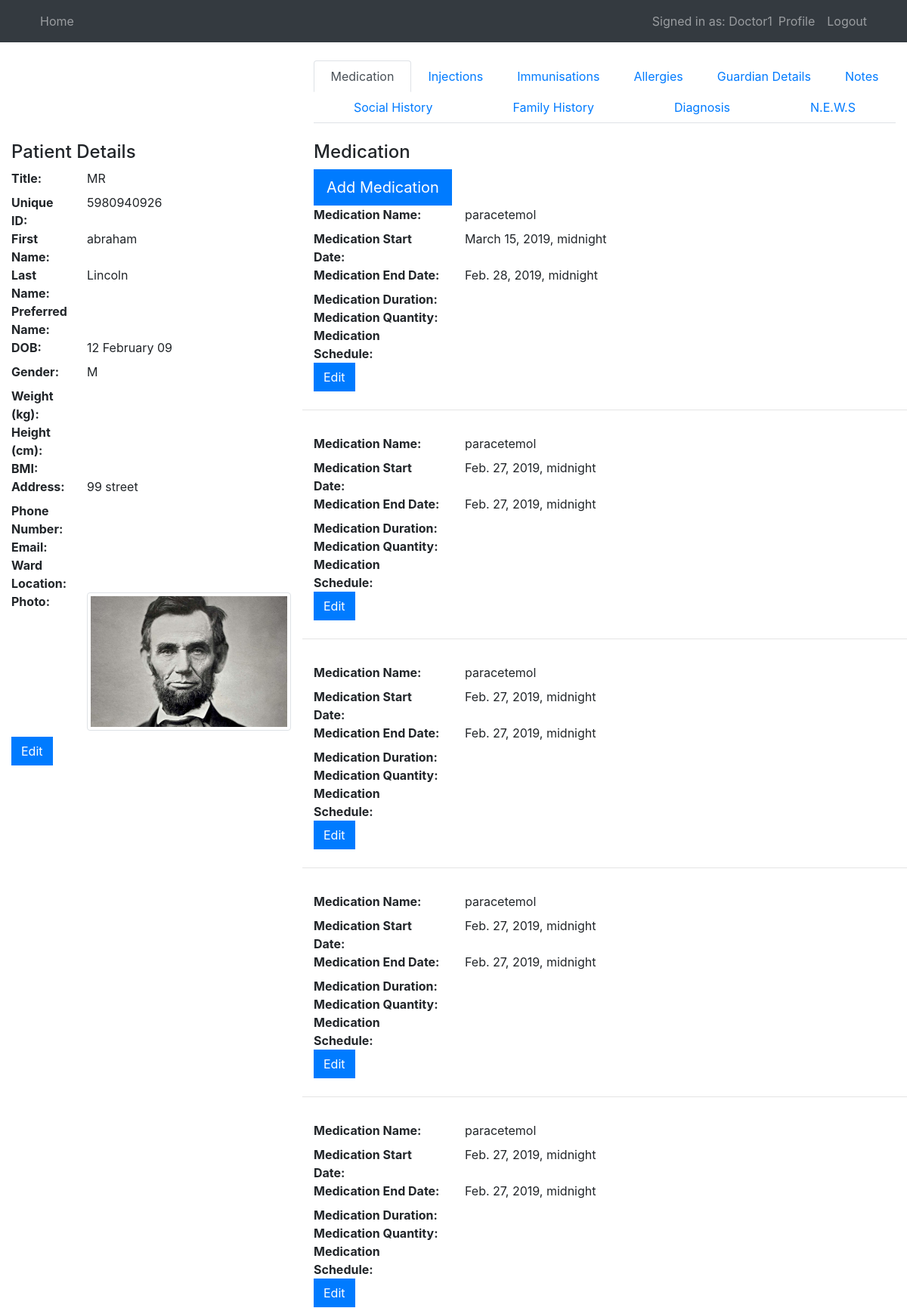
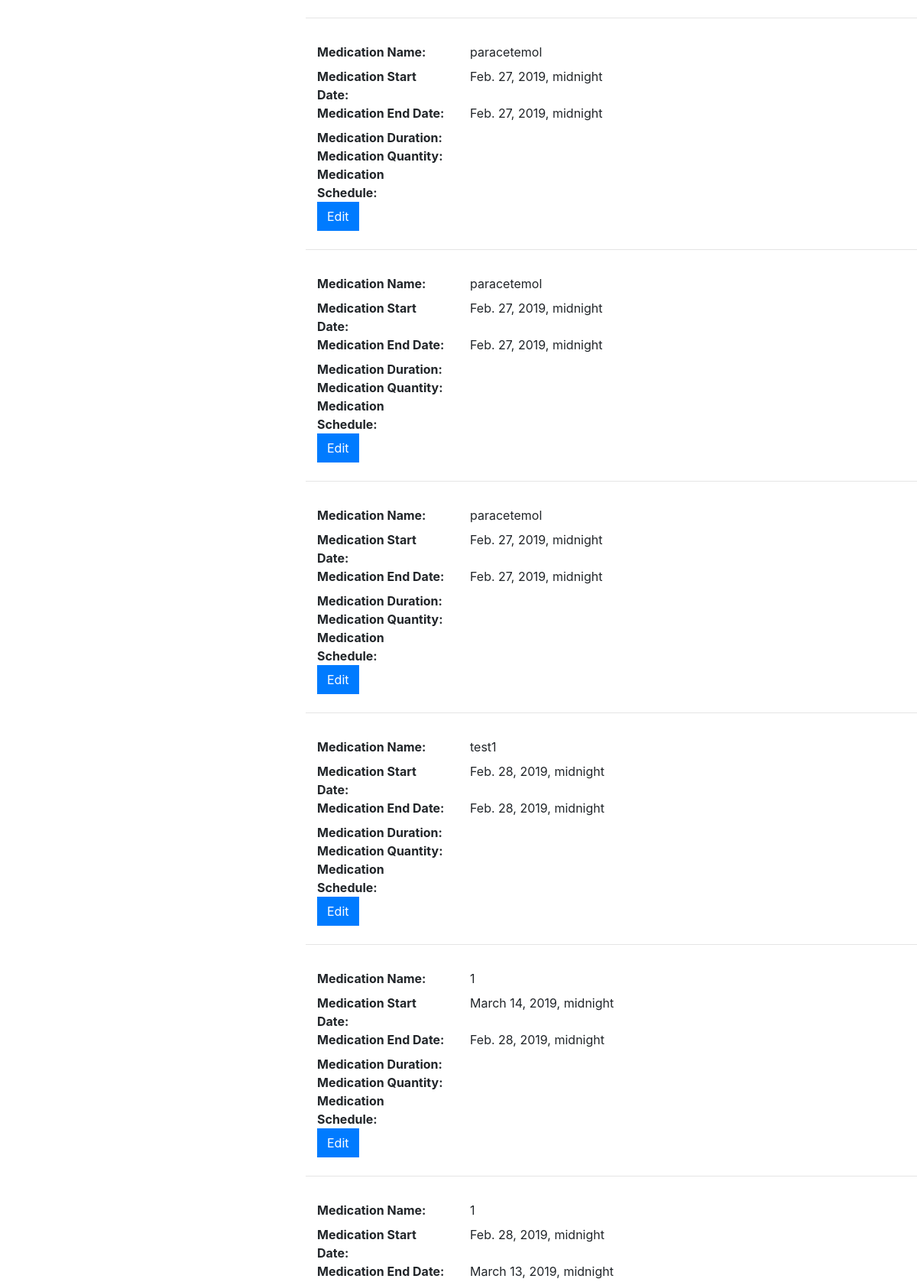
Page /home/patient/3 (signed in, upper part) on the committed database (2 pictures, top to bottom).
### users/models.py (models this page shows, shortened)
class PersonalDetails(models.Model):
    patienttitle = models.CharField(max_length=4, choices=TITLE_CHOICES, verbose_name='Title')
    patientuniqueid = models.CharField(unique=True, max_length=10, verbose_name='Patient ID')
    patientfirstname = models.CharField(max_length=256, verbose_name='First Name')
    patientlastname = models.CharField(max_length=256, verbose_name='Last Name')
    patientpreferredname = models.CharField(max_length=256, blank=True, verbose_name='Preferred name')
    dateofbirth = models.DateTimeField(verbose_name='DOB')
    gender = models.CharField(max_length=256, choices=GENDER_CHOICES, verbose_name='Gender')
    weight = models.CharField(max_length=256, blank=True, verbose_name='Weight')
    height = models.CharField(max_length=256, blank=True, verbose_name='Height')
    address = models.CharField(max_length=256, verbose_name='Address')
    bmi = models.CharField(max_length=256, blank=True, verbose_name='BMI')
    phonenumber = models.CharField(max_length=256, blank=True, verbose_name='Phone Number')
    email = models.CharField(max_length=256, blank=True, verbose_name='Email')
    dnr = models.NullBooleanField(null=True, blank=True, verbose_name='DNR')
    wardlocation = models.CharField(max_length=256, blank=True, verbose_name='Ward Location')
    photo = models.ImageField(default='default.png', upload_to='profile_pics', blank=True, verbose_name='Photo')

class Medication(models.Model):
    personaldetails = models.ForeignKey(PersonalDetails, on_delete=models.CASCADE)
    medicationname = models.CharField(max_length=256, verbose_name='Medication Name')
    medstartdatetime = models.DateTimeField(verbose_name='Medication Start Date')
    medenddatetime = models.DateTimeField(verbose_name='Medication End Date')
    usage = models.IntegerField(blank=True, verbose_name='Medication Usage', choices=MED_USES_CHOICES)
    quantity = models.CharField(max_length=256, blank=True, verbose_name='Medication dose (mg)')
    schedule = models.CharField(max_length=256, blank=True, verbose_name='Medication Schedule Frequency')

### mysite/views.py (the view)
# urls.py: path('patient/<int:id>', Patient.as_view(), name="patient-list"),
class Patient(LoginRequiredMixin, DetailView):
    template_name = 'mysite/patient.html'
    context_object_name = 'patient_list'
    def get_object(self):
        id_ = self.kwargs.get("id")
        return get_object_or_404(PersonalDetails, id=id_)
    def get_context_data(self, **kwargs):
        id_ = self.kwargs.get("id")
        context = super(Patient, self).get_context_data(**kwargs)
        context['notesandscans'] = NotesAndScans.objects.filter(personaldetails_id=id_)
        context['guardian'] = GuardianDetails.objects.filter(personaldetails_id=id_)
        context['social'] = SocialDetails.objects.filter(personaldetails_id=id_)
        context['familyhistory'] = FamilyHistory.objects.filter(personaldetails_id=id_)
        context['diagnosis'] = DiagnosisHistory.objects.filter(personaldetails_id=id_)
        context['allergies'] = AllergyDetails.objects.filter(personaldetails_id=id_)
        context['medication'] = Medication.objects.filter(personaldetails_id=id_)
        context['injection'] = Injection.objects.filter(personaldetails_id=id_)
        context['immunisation'] = Immunisation.objects.filter(personaldetails_id=id_)
        context['news'] = NationalEarlyWarningScore.objects.filter(personaldetails_id=id_)
        context['title'] = ('Patient %s' % id_)
        return context

### mysite/templatetags/user_tags.py (called while the page is built)
@register.filter('in_group')
def in_group(user, group_name):
    return user.groups.filter(name=group_name).exists()

### mysite/templates/mysite/patient.html (shortened to what this page needs)
{% extends "mysite/base.html" %}
{% load user_tags %}
{% block content %}
    <br>
    <div class="row">
        <div class="col-sm-4"></div>
        <div class="col-sm-8">
            <ul class="nav nav-tabs nav-fill">
                <li class="nav-item">
                    <a class="nav-link active" id="list-medication-list" data-toggle="list" href="#list-medication" role="tab"
                       aria-controls="Medication">Medication</a>
                </li>
                <li class="nav-item">
                    <a class="nav-link" id="list-injections-list" data-toggle="list" href="#list-injections" role="tab"
                       aria-controls="Injections">Injections</a>
                </li>
                <li class="nav-item">
                    <a class="nav-link" id="list-immunisations-list" data-toggle="list" href="#list-immunisations" role="tab"
                       aria-controls="Immunisations">Immunisations</a>
                </li>
                <li class="nav-item">
                    <a class="nav-link" id="list-allergies-list" data-toggle="list" href="#list-allergies" role="tab"
                       aria-controls="Allergies">Allergies</a>
                </li>
                <li class="nav-item">
                    <a class="nav-link" id="list-guardian-list" data-toggle="list" href="#list-guardian" role="tab"
                       aria-controls="Guardian">Guardian Details</a>
                </li>
                <li class="nav-item">
                    <a class="nav-link" id="list-notes-list" data-toggle="list" href="#list-notes" role="tab"
                       aria-controls="Notes">Notes</a>
                </li>
                <li class="nav-item">
                    <a class="nav-link" id="list-social-list" data-toggle="list" href="#list-social" role="tab"
                       aria-controls="Social">Social History</a>
                </li>
                <li class="nav-item">
                    <a class="nav-link" id="list-familyhist-list" data-toggle="list" href="#list-familyhist" role="tab"
                       aria-controls="Family">Family History</a>
                </li>
                <li class="nav-item">
                    <a class="nav-link" id="list-diagnosishistory-list" data-toggle="list" href="#list-diagnosishistory" role="tab"
                       aria-controls="Diagnosis">Diagnosis</a>
                </li>
                <li class="nav-item">
                    <a class="nav-link" id="list-news-list" data-toggle="list" href="#list-news" role="tab"
                       aria-controls="News">N.E.W.S</a>
                </li>
            </ul>
        </div>
    </div>
    <br>
    <div class="row">
        <div class="col-sm-4">
            <h4>Patient Details</h4>
            <dl class="row">
                <dt class="col-sm-3">Title:</dt>
                <dd class="col-sm-9">{{ patient_list.patienttitle }}</dd>
                <dt class="col-sm-3">Unique ID:</dt>
                <dd class="col-sm-9">{{ patient_list.patientuniqueid }}</dd>
                <dt class="col-sm-3">First Name:</dt>
                <dd class="col-sm-9">{{ patient_list.patientfirstname }}</dd>
                <dt class="col-sm-3">Last Name:</dt>
                <dd class="col-sm-9">{{ patient_list.patientlastname }}</dd>
                <dt class="col-sm-3">Preferred Name:</dt>
                <dd class="col-sm-9">{{ patient_list.patientpreferredname }}</dd>
                <dt class="col-sm-3">DOB:</dt>
                <dd class="col-sm-9">{{ patient_list.dateofbirth|date:"d F y" }}</dd>
                <dt class="col-sm-3">Gender:</dt>
                <dd class="col-sm-9">{{ patient_list.gender }}</dd>
                <dt class="col-sm-3">Weight (kg):</dt>
                <dd class="col-sm-9">{{ patient_list.weight }}</dd>
                <dt class="col-sm-3">Height (cm):</dt>
                <dd class="col-sm-9">{{ patient_list.height }}</dd>
                <dt class="col-sm-3">BMI:</dt>
                <dd class="col-sm-9">{{ patient_list.bmi }}</dd>
                <dt class="col-sm-3">Address:</dt>
                <dd class="col-sm-9">{{ patient_list.address }}</dd>
                <dt class="col-sm-3">Phone Number:</dt>
                <dd class="col-sm-9">{{ patient_list.phonenumber }}</dd>
                <dt class="col-sm-3">Email:</dt>
                <dd class="col-sm-9">{{ patient_list.email }}</dd>
                <dt class="col-sm-3">Ward Location:</dt>
                <dd class="col-sm-9">{{ patient_list.wardlocation }}</dd>
                <dt class="col-sm-3">Photo:</dt>
                <dd class="col-sm-9"><img class="img-thumbnail rounded" src="{{ patient_list.photo.url }}"></dd>
                <dd class="col-sm-9"><a class="btn btn-primary btn" href="{% url 'edit-profile' id=patient_list.id %}">Edit</a></dd>
            </dl>
        </div>
        <div class="col-sm-8">
            <div class="tab-content" id="nav-tabContent">
                <div class="tab-pane fade show active" id="list-medication" role="tabpanel"
                     aria-labelledby="list-medication-list">
                    <h4>Medication</h4>
                    {% if request.user|in_group:"Doctor" %}
                        <a class="btn btn-primary btn-lg" href="{% url 'add-medication' id=patient_list.id %}">Add Medication</a>
                    {% endif %}
                    {% if medication|length > 0 %}
                        {% for med in medication %}
                            <dl class="row">
                                <dt class="col-sm-3">Medication Name:</dt>
                                <dd class="col-sm-9">{{ med.medicationname }}</dd>
                                <dt class="col-sm-3">Medication Start Date:</dt>
                                <dd class="col-sm-9">{{ med.medstartdatetime }}</dd>
                                <dt class="col-sm-3">Medication End Date:</dt>
                                <dd class="col-sm-9">{{ med.medenddatetime }}</dd>
                                <dt class="col-sm-3">Medication Duration:</dt>
                                <dd class="col-sm-9">{{ med.medicationduration }}</dd>
                                <dt class="col-sm-3">Medication Quantity:</dt>
                                <dd class="col-sm-9">{{ med.medicationquantity }}</dd>
                                <dt class="col-sm-3">Medication Schedule:</dt>
                                <dd class="col-sm-9">{{ med.medicationschedule }}</dd>
                                {% if request.user|in_group:"Doctor" %}
                                    <dd class="col-sm-9"><a class="btn btn-primary btn" href="{% url 'edit-medication' medication=med.id id=patient_list.id %}">Edit</a></dd>
                                {% endif %}
                                <hr style="width: 100%;"/>
                            </dl>
                        {% endfor %}
                    {% else %}
                        <p>No Medications Prescribed.</p>
                    {% endif %}
                </div>
            </div>
        </div>
    </div>
{% endblock content %}

### mysite/templates/mysite/base.html (shortened to what this page needs)
{% load static %}
<!DOCTYPE html>
<html lang="en">
<head>
    <link rel="stylesheet" type="text/css" href="{% static 'mysite/bootstrap.min.css' %}">
    <link rel="stylesheet" type="text/css" href="{% static 'mysite/main.css' %}">
</head>
<body>
    {% if user.is_authenticated %}
        <nav class="navbar navbar-expand-md navbar-dark bg-dark">
            <div class="container">
                <div class="navbar-nav mr-auto">
                    <a class="nav-link" href="{% url 'mysite-home' %}">Home</a>
                </div>
                <div class="navbar-nav">
                    {% if user.is_authenticated %}
                        <span class="navbar-text">Signed in as: {{ user.username }}</span>
                        <a class="nav-item nav-link" href="{% url 'profile' %}">Profile</a>
                        <a class="nav-item nav-link" href="{% url 'logout' %}">Logout</a>
                    {% else %}
                        <a class="nav-item nav-link" href="{% url 'login' %}">Login</a>
                        <a class="nav-item nav-link" href="{% url 'register' %}">Register</a>
                    {% endif %}
                </div>
            </div>
        </nav>
    {% endif %}
    <div class="container-fluid">
        {% block content %}{% endblock %}
    </div>
</body>
</html>

### mysite/static/mysite/main.css (style rules this page uses)
.card, .btn, .form-control { border-radius: 0; }

### rows in the picture
PersonalDetails: patienttitle "MR", patientuniqueid "5980940926", patientfirstname "abraham", patientlastname "Lincoln", dateofbirth "12 February 09", gender "M", address "99 street", photo (picture)
Medication: medicationname "paracetemol", medstartdatetime "March 15, 2019, midnight", medenddatetime "Feb. 28, 2019, midnight", shows "Edit"
Medication: medicationname "paracetemol", medstartdatetime "Feb. 27, 2019, midnight", medenddatetime "Feb. 27, 2019, midnight", shows "Edit"
Medication: medicationname "paracetemol", medstartdatetime "Feb. 27, 2019, midnight", medenddatetime "Feb. 27, 2019, midnight", shows "Edit"
Medication: medicationname "paracetemol", medstartdatetime "Feb. 27, 2019, midnight", medenddatetime "Feb. 27, 2019, midnight", shows "Edit"
Medication: medicationname "paracetemol", medstartdatetime "Feb. 27, 2019, midnight", medenddatetime "Feb. 27, 2019, midnight", shows "Edit"
Medication: medicationname "paracetemol", medstartdatetime "Feb. 27, 2019, midnight", medenddatetime "Feb. 27, 2019, midnight", shows "Edit"
Medication: medicationname "paracetemol", medstartdatetime "Feb. 27, 2019, midnight", medenddatetime "Feb. 27, 2019, midnight", shows "Edit"
Medication: medicationname "paracetemol", medstartdatetime "Feb. 27, 2019, midnight", medenddatetime "Feb. 27, 2019, midnight", shows "Edit"
Medication: medicationname "test1", medstartdatetime "Feb. 28, 2019, midnight", medenddatetime "Feb. 28, 2019, midnight", shows "Edit"
Medication: medicationname "1", medstartdatetime "March 14, 2019, midnight", medenddatetime "Feb. 28, 2019, midnight", shows "Edit"
Medication: medicationname "1", medstartdatetime "Feb. 28, 2019, midnight", medenddatetime "March 13, 2019, midnight"

### other values in the picture
{{ user.username }} "Doctor1"
